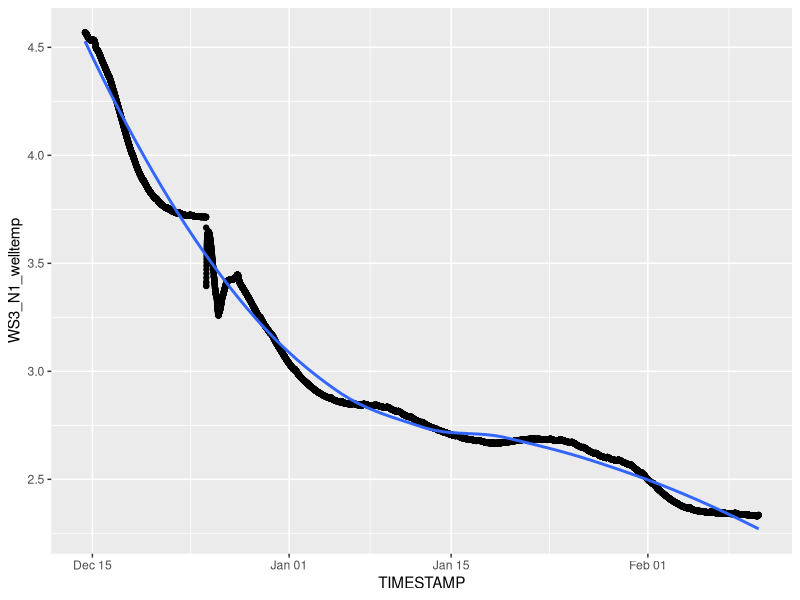
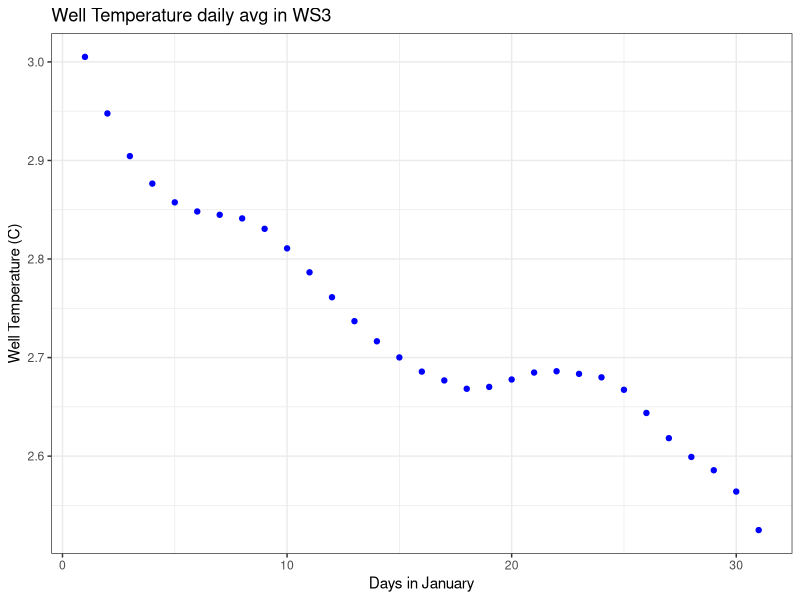

These figures' R source, in order:
## ---- chunk 1
knitr::opts_chunk$set(echo = TRUE)
## ---- chunk 2
library(tidyverse)
library(lubridate)


#reading in WS3 well data

ws3_upper_wells <- read_csv("RealTime_Water_Storage/Water_table_WS3upper_WS_3Up_wells.dat",
                 skip = 4, col_names = c(X1 = "TIMESTAMP" , X2 = "RECORD", X3 ="Batt_Volt", X4= "ptemp_Max" , X5= "WS3_N1_psi",X6="WS3_N1_rawdepth",X7="WS3_N1_depth_corr",X8="WS3_N1_corr_depth",X9="WS3_N1_welltemp",X10="WS3_N2_psi",X11="WS3_N2_rawdepth",X12="WS3_N2_depth_corr",X13="WS3_N2_corr_depth",X14="WS3_N2_welltemp",X15="WS3_42_4_d2_psi",X16="WS3_42_4_d2_rawdepth",X17="WS3_42_4_d2_depth_corr",X18="WS3_42_4_d2_corr_depth",X19="WS3_42_4_d2_welltemp"))

#reading in WS9 well data

ws9_upper_wells <- read_csv("RealTime_Water_Storage/Water_table_WS9_WS_9_wells.dat",
                 skip = 4, col_names = c(X1 = "TIMESTAMP" , X2 = "RECORD", X3 ="Batt_Volt", X4= "ptemp_Max" , X5= "HB156_psi", X6= "HB156_rawdepth", X7= "HB156_depth_corr", X8= "HB156_corr_depth", X9=  "HB156_welltemp" , X10= "HB179s_psi", X11= "HB179s_rawdepth", X12=  "HB179s_depth_corr" , X13= "HB179s_corr_depth" , X14= "HB179s_welltemp" , X15= "HB176d_psi" , X16= "HB176d_rawdepth", X17= "HB176d_depth_corr" , X18= "HB176d_corr_depth", X19 = "HB176d_welltemp"))


#reading in WS3 Snow 15 mins 

ws3_upper_snowdat15mins <- read_csv("RealTime_Water_Storage/Water_table_WS3upper_WS_3Up_snowdat_15min.dat",
                 skip = 4, col_names = c(X1 = "TIMESTAMP" , X2 = "RECORD", X3 ="Batt_Volt", X4= "ptemp" , X5= "H2O_Content_1", X6= "H2O_Content_2", X7= "Avg_Period_1", X8= "Avg_Period_2", X9=  "RTD(1)" , X10= "RTD(2)", X11= "RTD(3)", X12=  "RTD(4)" , X13= "RTD(5)" , X14= "RTD(6)" , X15= "RTD(7)" , X16= "RTD(8)", X17= "RTD(9)" , X18= "Air_TempC_Avg", X19 = "Depthraw", X20= "Depthscaled"))

#reading in WS3 Snow hourly data 

ws3_upper_snowdat_hr <- read_csv("RealTime_Water_Storage/Water_table_WS3upper_WS_3Up_snowdat_hr.dat",
                 skip = 4, col_names = c(X1 = "TIMESTAMP" , X2 = "RECORD", X3 ="H2O_Content_1_Avg", X4= "H2O_Content_2_Avg", X5= "Avg_Period_1_Avg", X6= "Avg_Period_2_Avg", X7="RTD_Avg(1)", X8= "RTD_Avg(2)", X9=  "RTD_Avg(3)" , X10= "RTD_Avg(4)", X11= "RTD_Avg(5)", X12=  "RTD_Avg(6)" , X13= "RTD_Avg(7)" , X14= "RTD_Avg(8)" , X15= "RTD_Avg(9)" , X16= "Air_TempC_Avg", X17= "Depthraw_Avg" , X18= "Depthscaled_Avg"))

#reading in WS9 Snow 15 mins 

ws9_upper_snowdat15mins <- read_csv("RealTime_Water_Storage/Water_table_WS9_WS_9_snowdat_15min.dat",
                 skip = 4, col_names = c(X1 = "TIMESTAMP" , X2 = "RECORD", X3 ="Batt_Volt", X4= "ptemp" , X5= "H2O_Content_1", X6= "H2O_Content_2", X7= "Avg_Period_1", X8= "Avg_Period_2", X9=  "RTD(1)" , X10= "RTD(2)", X11= "RTD(3)", X12=  "RTD(4)" , X13= "RTD(5)" , X14= "RTD(6)" , X15= "RTD(7)" , X16= "RTD(8)", X17= "RTD(9)" , X18= "Air_TempC_Avg", X19 = "Depthraw", X20= "Depthscaled"))

#reading in WS9 Snow hourly data 

ws9_upper_snowdat_hr <- read_csv("RealTime_Water_Storage/Water_table_WS9_WS_9_snowdat_hr.dat",
                 skip = 4, col_names = c(X1 = "TIMESTAMP" , X2 = "RECORD", X3 ="H2O_Content_1_Avg", X4= "H2O_Content_2_Avg", X5= "Avg_Period_1_Avg", X6= "Avg_Period_2_Avg", X7="RTD_Avg(1)", X8= "RTD_Avg(2)", X9=  "RTD_Avg(3)" , X10= "RTD_Avg(4)", X11= "RTD_Avg(5)", X12=  "RTD_Avg(6)" , X13= "RTD_Avg(7)" , X14= "RTD_Avg(8)" , X15= "RTD_Avg(9)" , X16= "Air_TempC_Avg", X17= "Depthraw_Avg" , X18= "Depthscaled_Avg"))
## ---- chunk 3

plot_1 <- ggplot(ws3_upper_wells, aes(x=TIMESTAMP, y=WS3_N1_welltemp))+
  geom_point()+
  geom_smooth(method="loess", se=F)
  
plot_1


date_means <- ws3_upper_wells %>% 
  mutate(month = month(TIMESTAMP),
         day = day(TIMESTAMP),
         week=week(TIMESTAMP),
         year = year(TIMESTAMP), 
         hour = hour(TIMESTAMP)) 


well_temp <- date_means %>%
  group_by(day, month) %>%
  summarize( WS3_N1_welltemp= mean(WS3_N1_welltemp)) %>% 
  filter(month == 1)



theme_set(theme_bw())


plot_2 <- ggplot(well_temp, aes(x=day, y=WS3_N1_welltemp))+
  geom_point(col="blue")+
  labs(title= "Well Temperature daily avg in WS3",
       x = "Days in January",
       y = "Well Temperature (C)") 
  
plot_2











